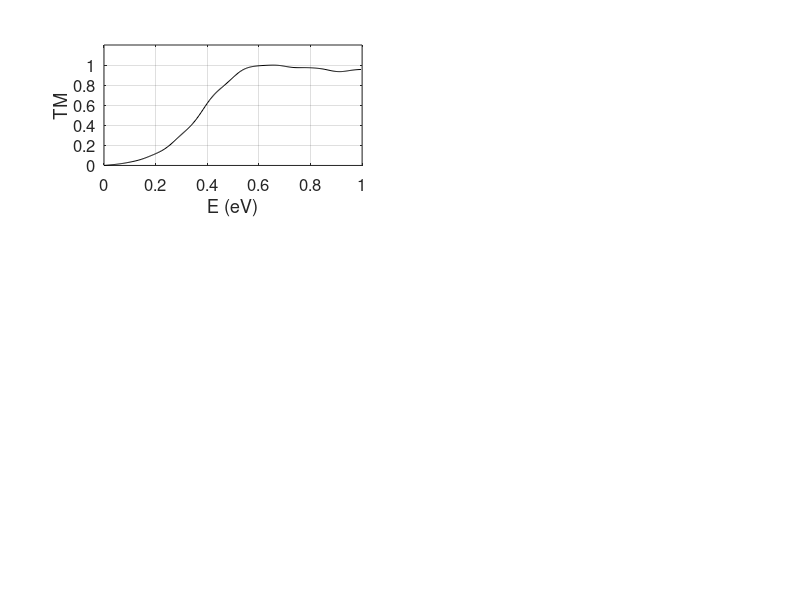

Source code (MATLAB):
% Trans.m.  Calculate the transmision function

clear all

NN = 50;
hbar = 1.06e-34;
m0 = 9.11e-31;
melec = 1.08*m0      % eff. mass of silicon
ecoul = 1.6e-19;
eV2J = 1.6e-19; 
J2eV = 1./eV2J;

del_x = 2.e-10;
DX = del_x*1e9;
X = (DX:DX:NN*DX);
N_center = NN/2;
NC = NN/2;

% Energies are eV
chi0 = J2eV*hbar^2/(2*melec*del_x^2)

%  ---- Specify  the potential ----

V = zeros(1,NN);

% Tunneling barrier
for n=NC-2:NC+2
    V(n) = 0.3;
end

% Resonant barrier
%for n=14:19
for n=NC-7:NC-4
    %V(n) = 0.3;
end 
%for n=31:36
for n=NC+4:NC+7
    %V(n) = 0.3;
end 

subplot(3,2,1)
plot(X,V,'k')
title('Trans')
axis( [ 0 10 -.1 .5 ])
set(gca,'YTick',[ 0 .3 .5 ])
grid on
xlabel(' x (nm)')
ylabel('V (eV)')
set(gca,'fontsize',12)

% ------  Construct the Hamiltonian ---

H = zeros(NN,NN);

H(1,1) = 2*chi0+V(1);
H(1,2) = -1*chi0;

for n=2:NN-1
    H(n,n-1) = -1*chi0;
    H(n,n)   =  2*chi0 + V(n);
    H(n,n+1) = -1*chi0;
end

H(NN,NN-1) = -1*chi0;
H(NN,NN)   =  2*chi0+V(NN);

% --  Specify the energy range ---

Emax = 1;
Emin = 0.;
NE = 250;
EE = zeros(1,NE);
del_E = (Emax-Emin)/NE;
EE = (0:del_E:del_E*(NE-1));

% --- Calculate the transmission function

sigma1 = zeros(NN,NN);
sigma2 = zeros(NN,NN);
gamma1 = zeros(NN,NN);
gamma2 = zeros(NN,NN);
sig1 = 0.;
sig2 = 0.;
eta = 1e-12;
n = zeros(NN,1);
for m=1:NE
    k = sqrt(2*melec*(EE(m)-V(1))*eV2J)/hbar;
    sig1 = exp(i*k*del_x);
    k = sqrt(2*melec*(EE(m)-V(NN))*eV2J)/hbar;
    sig2 = exp(i*k*del_x);
    sigma1(1,1) = -chi0*sig1;
    sigma2(NN,NN) = -chi0*sig2;
    gamma1 = i*(sigma1-sigma1');
    gamma2 = i*(sigma2-sigma2');
    G = inv(  (EE(m) + i*eta)*eye(NN) - H - sigma1 - sigma2);
    TM(m) = real(trace(gamma1*G*gamma2*G'));
end

%subplot(3,2,2)
plot(EE,TM,'k')
grid on
axis( [ 0 1 0 1.2 ])
xlabel('E (eV)')
ylabel('TM')
set(gca,'fontsize',12)
saveas(gcf, 'IMG_trans.png')
